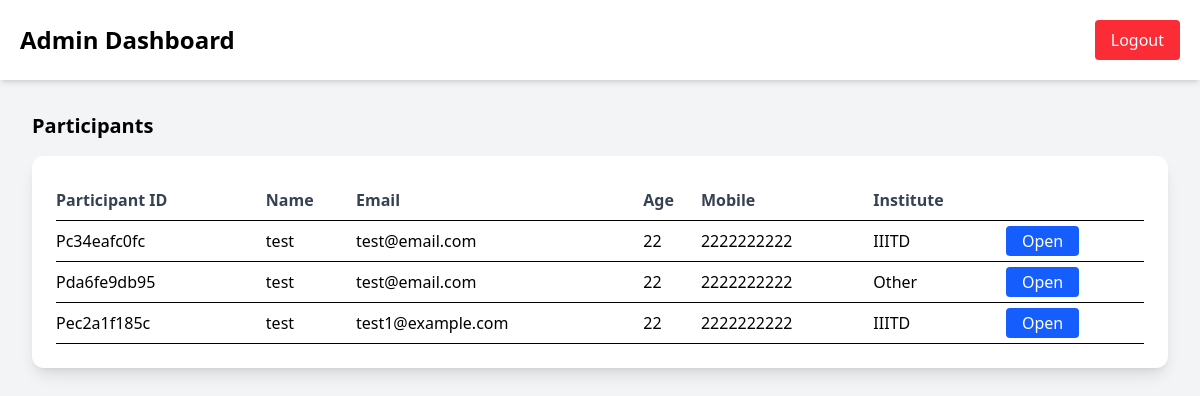
Page /admin/dashboard (signed in) on the earlier database version.
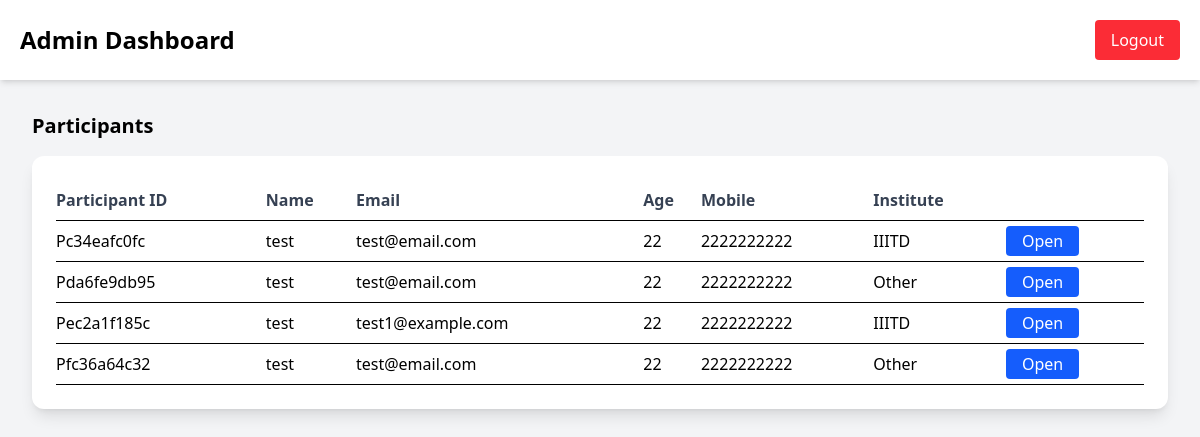
Same page on the later database version.
### tables this page shows
CREATE TABLE participants (
        id INTEGER PRIMARY KEY AUTOINCREMENT,
        participant_id TEXT UNIQUE NOT NULL,
        name TEXT,
        email TEXT,
        age INTEGER,
        mobile TEXT,
        institution TEXT,        -- IIITD / Other
        batch TEXT,
        branch TEXT,
        roll_number TEXT,
        other_institution TEXT   -- when institution = Other
        );

### admin_routes.py (the view)
@admin_bp.route("/admin/dashboard")
@admin_required
def admin_dashboard():
    conn = get_db_connection()
    cur = conn.cursor()
    cur.execute("SELECT participant_id, name, email, age, mobile, institution FROM participants")
    participants = cur.fetchall()
    conn.close()
    return render_template("admin_dashboard.html", participants=participants)

### admin_routes.py (called while the page is built)
def admin_required(f):
    from functools import wraps
    @wraps(f)
    def secured(*args, **kwargs):
        if "admin_logged_in" not in session:
            return redirect(url_for("admin.admin_login"))
        return f(*args, **kwargs)
    return secured

### database.py (called while the page is built)
def get_db_connection():
    return sqlite3.connect(DB_PATH)

### templates/admin_dashboard.html (shortened to what this page needs)
<!DOCTYPE html>
<html lang="en">
<head>
    <link rel="stylesheet" href="{{ url_for('static', filename='css/output.css') }}">
</head>
<body class="bg-gray-100 min-h-screen">
    <header class="bg-white shadow-md p-5 flex justify-between items-center">
        <h1 class="text-2xl font-bold">Admin Dashboard</h1>
        <a href="/admin/logout"
           class="bg-red-500 text-white px-4 py-2 rounded hover:bg-red-600">
           Logout
        </a>
    </header>
    <main class="p-8">
        <h2 class="text-xl font-semibold mb-4">Participants</h2>
        <div class="overflow-x-auto bg-white p-6 rounded-xl shadow-lg">
            <table class="w-full text-left">
                <thead class="border-b">
                <tr class="font-semibold text-gray-700">
                    <th class="py-2">Participant ID</th>
                    <th class="py-2">Name</th>
                    <th class="py-2">Email</th>
                    <th class="py-2">Age</th>
                    <th class="py-2">Mobile</th>
                    <th class="py-2">Institute</th>
                </tr>
                </thead>
                <tbody>
                {% for pid, name, email, age, mobile, institution in participants %}
                    <tr class="border-b hover:bg-gray-50">
                        <td class="py-2">{{ pid }}</td>
                        <td class="py-2">{{ name }}</td>
                        <td class="py-2">{{ email }}</td>
                        <td class="py-2">{{ age }}</td>
                        <td class="py-2">{{ mobile }}</td>
                        <td class="py-2">{{ institution }}</td>
                        <td class="py-2">
                            <a href="/admin/participant/{{ pid }}"
                               class="bg-blue-600 text-white px-4 py-1 rounded hover:bg-blue-700">
                               Open
                            </a>
                        </td>
                    </tr>
                {% endfor %}
                </tbody>
            </table>
        </div>
    </main>
</body>
</html>

Differences in the rows shown:
added participants: participant "Pfc36a64c32", name "test", email "test@email.com", age "22", mobile "2222222222", institution "Other"
